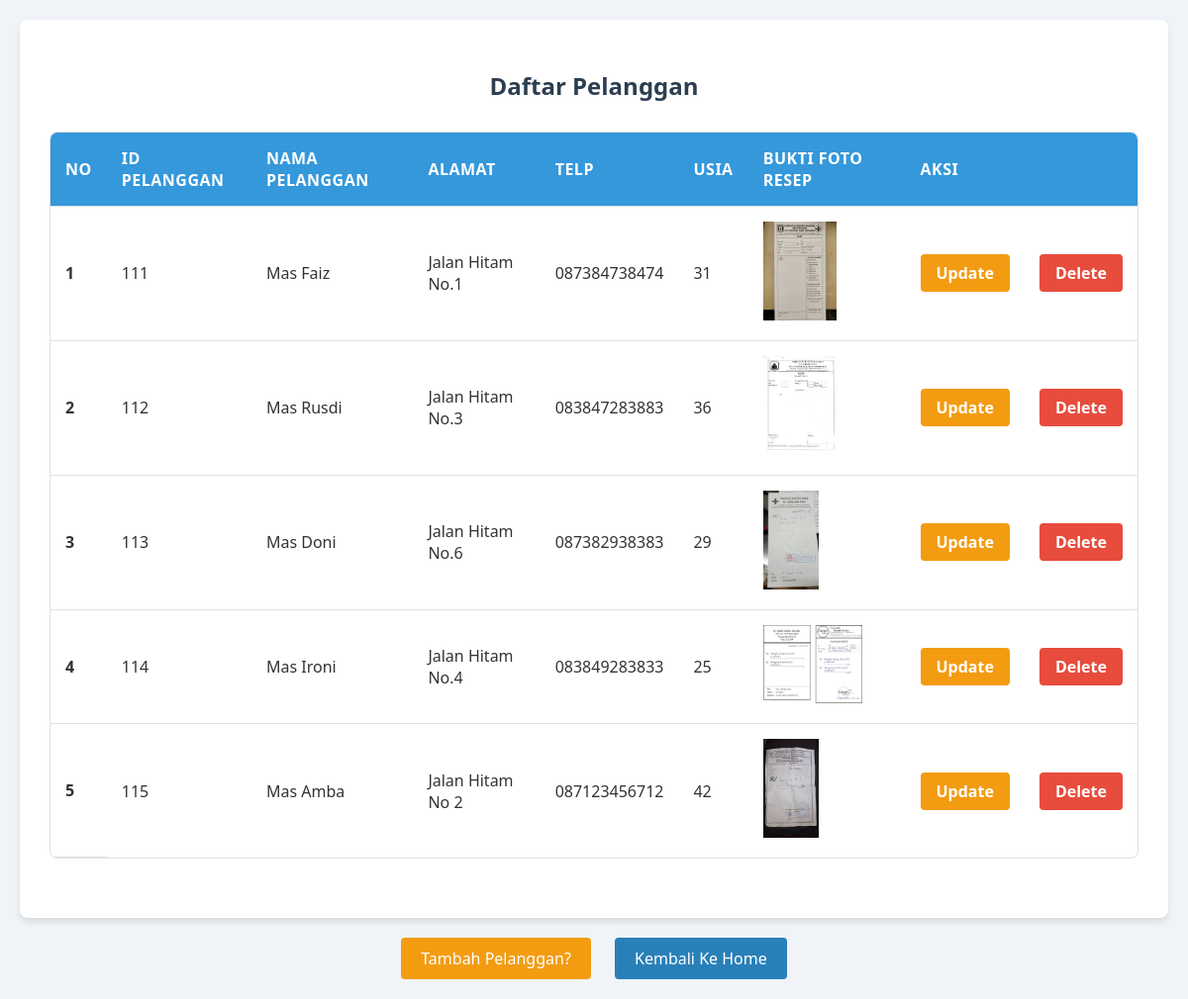
The page /tb_pelanggan/tampil_pelanggan.php on the database its author committed.
### tables this page shows
CREATE TABLE `tb_pelanggan` (
  `idpelanggan` int(4) NOT NULL,
  `namalengkap` varchar(50) NOT NULL,
  `alamat` varchar(100) NOT NULL,
  `telp` varchar(20) NOT NULL,
  `usia` int(3) NOT NULL,
  `buktifotoresep` blob NOT NULL
);

### tb_pelanggan/tampil_pelanggan.php (the view, shortened to what this page needs)
<!DOCTYPE html>
<html lang="en">
<head>
</head>
<body>
    <div class="con">
        <div class="row">
            <div class="col-10">
                <h2 class="mb-4">
                    <center>Daftar Pelanggan</center>
                </h2>
                <table class="table table-success table-striped">
                    <thead>
                        <tr>
                            <th>No</th>
                            <th>Id Pelanggan</th>
                            <th>Nama Pelanggan</th>
                            <th>Alamat</th>
                            <th>Telp</th>
                            <th>Usia</th>
                            <th>Bukti Foto Resep</th>
                            <th colspan="2">Aksi</th>
                        </tr>
                    </thead>
                    <tbody>
                        <?php
                        include "../koneksi.php";
                        $no = 1;
                        $data_pelanggan = mysqli_query($koneksi, "SELECT idpelanggan, namalengkap, alamat, telp, usia, buktifotoresep FROM tb_pelanggan");
                        while ($data = mysqli_fetch_assoc($data_pelanggan)) {
                        ?>
                            <tr>
                                <th scope="row"><?= $no++ ?></th>
                                <td><?= $data['idpelanggan'] ?></td>
                                <td><?= $data['namalengkap'] ?></td>
                                <td><?= $data['alamat'] ?></td>
                                <td><?= $data['telp'] ?></td>
                                <td><?= $data['usia'] ?></td>
                                <td>
                                    <img src="<?= $data['buktifotoresep'] ?>" alt="Bukti Foto Resep" style="max-width: 100px; max-height: 100px;">
                                </td>
                                <td><a href="update_pelanggan.php?idpelanggan=<?= $data['idpelanggan'] ?>" class="btn btn-warning">Update</a></td>
                                <td><a href="delete_pelanggan.php?idpelanggan=<?= $data['idpelanggan'] ?>" class="btn btn-danger">Delete</a></td>
                            </tr>
                        <?php
                        }
                        ?>
                    </tbody>
                </table>
            </div>
        </div>
    </div>
    <div class="link-container">
        <a href="tambah_pelanggan.php" class="link-text">Tambah Pelanggan?</a>
        <a href="../home.php" class="link-text">Kembali Ke Home</a>
    </div>
</body>
</html>

### tb_pelanggan/tampil_pelanggan.php (style rules this page uses)
body { font-family: 'Segoe UI', Tahoma, Geneva, Verdana, sans-serif; background-color: #f0f4f8; margin: 0; padding: 20px; color: #333; }
.con { max-width: 1200px; margin: 0 auto; padding: 30px; background-color: #ffffff; box-shadow: 0 4px 6px rgba(0, 0, 0, 0.1); border-radius: 8px; }
h2 { color: #2c3e50; text-align: center; margin-bottom: 30px; }
.table { width: 100%; border-collapse: separate; border-spacing: 0; margin-bottom: 30px; border: 1px solid #e0e0e0; border-radius: 8px; overflow: hidden; }
.table th, .table td { padding: 15px; text-align: left; border-bottom: 1px solid #e0e0e0; }
.table thead { background-color: #3498db; color: #ffffff; }
.table thead th { font-weight: 600; text-transform: uppercase; letter-spacing: 0.5px; }
.table tbody tr:last-child td { border-bottom: none; }
.btn { padding: 8px 16px; border-radius: 4px; text-decoration: none; color: #fff; font-weight: bold; text-align: center; transition: background-color 0.3s ease; }
.btn-warning { background-color: #f39c12; }
.btn-danger { background-color: #e74c3c; }
.link-container { text-align: center; margin-top: 20px; }
.link-text { display: inline-block; padding: 10px 20px; margin: 0 10px; background-color: #2980b9; color: #ffffff; text-decoration: none; border-radius: 4px; transition: background-color 0.3s ease; }
.link-text:first-child { background-color: #f39c12; }

### rows shown on the page
tb_pelanggan: idpelanggan "111", namalengkap "Mas Faiz", alamat "Jalan Hitam No.1", telp "087384738474", usia "31", buktifotoresep (picture)
tb_pelanggan: idpelanggan "112", namalengkap "Mas Rusdi", alamat "Jalan Hitam No.3", telp "083847283883", usia "36", buktifotoresep (picture)
tb_pelanggan: idpelanggan "113", namalengkap "Mas Doni", alamat "Jalan Hitam No.6", telp "087382938383", usia "29", buktifotoresep (picture)
tb_pelanggan: idpelanggan "114", namalengkap "Mas Ironi", alamat "Jalan Hitam No.4", telp "083849283833", usia "25", buktifotoresep (picture)
tb_pelanggan: idpelanggan "115", namalengkap "Mas Amba", alamat "Jalan Hitam No 2", telp "087123456712", usia "42", buktifotoresep (picture)
